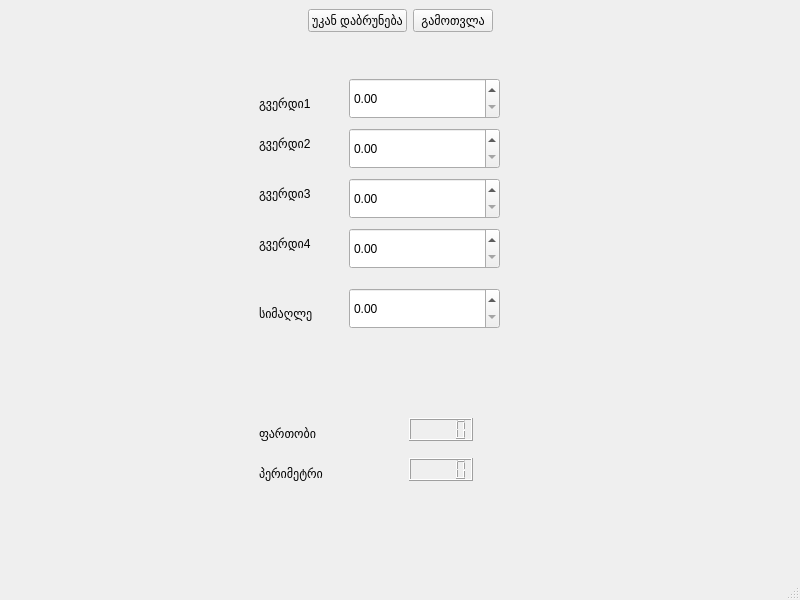
<?xml version="1.0" encoding="UTF-8"?>
<ui version="4.0">
 <class>MainWindow</class>
 <widget class="QMainWindow" name="MainWindow">
  <property name="geometry">
   <rect>
    <x>0</x>
    <y>0</y>
    <width>800</width>
    <height>600</height>
   </rect>
  </property>
  <property name="windowTitle">
   <string>MainWindow</string>
  </property>
  <widget class="QWidget" name="centralwidget">
   <layout class="QGridLayout" name="gridLayout_2">
    <item row="0" column="1">
     <widget class="QPushButton" name="back">
      <property name="sizePolicy">
       <sizepolicy hsizetype="Minimum" vsizetype="Minimum">
        <horstretch>0</horstretch>
        <verstretch>0</verstretch>
       </sizepolicy>
      </property>
      <property name="text">
       <string>უკან დაბრუნება</string>
      </property>
     </widget>
    </item>
    <item row="0" column="0">
     <spacer name="horizontalSpacer_3">
      <property name="orientation">
       <enum>Qt::Horizontal</enum>
      </property>
      <property name="sizeHint" stdset="0">
       <size>
        <width>40</width>
        <height>20</height>
       </size>
      </property>
     </spacer>
    </item>
    <item row="0" column="2">
     <widget class="QPushButton" name="calculate">
      <property name="text">
       <string>გამოთვლა</string>
      </property>
     </widget>
    </item>
    <item row="0" column="3">
     <spacer name="horizontalSpacer_4">
      <property name="orientation">
       <enum>Qt::Horizontal</enum>
      </property>
      <property name="sizeHint" stdset="0">
       <size>
        <width>40</width>
        <height>20</height>
       </size>
      </property>
     </spacer>
    </item>
    <item row="1" column="0" colspan="4">
     <widget class="QStackedWidget" name="stackedWidget">
      <property name="currentIndex">
       <number>4</number>
      </property>
      <widget class="QWidget" name="main">
       <layout class="QGridLayout" name="gridLayout_3">
        <item row="0" column="1">
         <spacer name="verticalSpacer">
          <property name="orientation">
           <enum>Qt::Vertical</enum>
          </property>
          <property name="sizeHint" stdset="0">
           <size>
            <width>20</width>
            <height>40</height>
           </size>
          </property>
         </spacer>
        </item>
        <item row="5" column="1">
         <spacer name="verticalSpacer_2">
          <property name="orientation">
           <enum>Qt::Vertical</enum>
          </property>
          <property name="sizeHint" stdset="0">
           <size>
            <width>20</width>
            <height>40</height>
           </size>
          </property>
         </spacer>
        </item>
        <item row="4" column="1">
         <widget class="QRadioButton" name="kvadrati">
          <property name="text">
           <string>კვადრატი</string>
          </property>
          <attribute name="buttonGroup">
           <string notr="true">shape_group</string>
          </attribute>
         </widget>
        </item>
        <item row="3" column="1">
         <widget class="QRadioButton" name="trapecia">
          <property name="text">
           <string>ტრაპეცია</string>
          </property>
          <attribute name="buttonGroup">
           <string notr="true">shape_group</string>
          </attribute>
         </widget>
        </item>
        <item row="2" column="1">
         <widget class="QRadioButton" name="samkutxedi">
          <property name="text">
           <string>სამკუთხედი</string>
          </property>
          <attribute name="buttonGroup">
           <string notr="true">shape_group</string>
          </attribute>
         </widget>
        </item>
        <item row="2" column="0">
         <spacer name="horizontalSpacer">
          <property name="orientation">
           <enum>Qt::Horizontal</enum>
          </property>
          <property name="sizeHint" stdset="0">
           <size>
            <width>40</width>
            <height>20</height>
           </size>
          </property>
         </spacer>
        </item>
        <item row="1" column="1">
         <widget class="QRadioButton" name="wre">
          <property name="text">
           <string>წრე</string>
          </property>
          <property name="autoExclusive">
           <bool>true</bool>
          </property>
          <attribute name="buttonGroup">
           <string notr="true">shape_group</string>
          </attribute>
         </widget>
        </item>
        <item row="2" column="2">
         <spacer name="horizontalSpacer_2">
          <property name="orientation">
           <enum>Qt::Horizontal</enum>
          </property>
          <property name="sizeHint" stdset="0">
           <size>
            <width>40</width>
            <height>20</height>
           </size>
          </property>
         </spacer>
        </item>
        <item row="5" column="2">
         <widget class="QPushButton" name="select">
          <property name="text">
           <string>არჩევა</string>
          </property>
         </widget>
        </item>
       </layout>
      </widget>
      <widget class="QWidget" name="samkutxedi_page">
       <widget class="QLabel" name="label_4">
        <property name="geometry">
         <rect>
          <x>150</x>
          <y>16</y>
          <width>71</width>
          <height>31</height>
         </rect>
        </property>
        <property name="text">
         <string>გვერდი1</string>
        </property>
       </widget>
       <widget class="QDoubleSpinBox" name="s1">
        <property name="geometry">
         <rect>
          <x>280</x>
          <y>10</y>
          <width>151</width>
          <height>41</height>
         </rect>
        </property>
       </widget>
       <widget class="QLabel" name="label_5">
        <property name="geometry">
         <rect>
          <x>150</x>
          <y>70</y>
          <width>71</width>
          <height>31</height>
         </rect>
        </property>
        <property name="text">
         <string>გვერდი2</string>
        </property>
       </widget>
       <widget class="QDoubleSpinBox" name="s2">
        <property name="geometry">
         <rect>
          <x>280</x>
          <y>60</y>
          <width>151</width>
          <height>41</height>
         </rect>
        </property>
       </widget>
       <widget class="QLabel" name="label_6">
        <property name="geometry">
         <rect>
          <x>150</x>
          <y>120</y>
          <width>71</width>
          <height>31</height>
         </rect>
        </property>
        <property name="text">
         <string>გვერდი3</string>
        </property>
       </widget>
       <widget class="QDoubleSpinBox" name="s3">
        <property name="geometry">
         <rect>
          <x>280</x>
          <y>110</y>
          <width>151</width>
          <height>41</height>
         </rect>
        </property>
       </widget>
       <widget class="QLabel" name="label_7">
        <property name="geometry">
         <rect>
          <x>260</x>
          <y>270</y>
          <width>101</width>
          <height>17</height>
         </rect>
        </property>
        <property name="text">
         <string>ფართობი</string>
        </property>
       </widget>
       <widget class="QLabel" name="label_8">
        <property name="geometry">
         <rect>
          <x>260</x>
          <y>320</y>
          <width>111</width>
          <height>17</height>
         </rect>
        </property>
        <property name="text">
         <string>პერიმეტრი</string>
        </property>
       </widget>
       <widget class="QLCDNumber" name="lcd_s_area">
        <property name="geometry">
         <rect>
          <x>390</x>
          <y>270</y>
          <width>64</width>
          <height>23</height>
         </rect>
        </property>
       </widget>
       <widget class="QLCDNumber" name="lcd_s_perimeter">
        <property name="geometry">
         <rect>
          <x>390</x>
          <y>320</y>
          <width>64</width>
          <height>23</height>
         </rect>
        </property>
       </widget>
      </widget>
      <widget class="QWidget" name="wre_page">
       <widget class="QDoubleSpinBox" name="r1">
        <property name="geometry">
         <rect>
          <x>220</x>
          <y>30</y>
          <width>151</width>
          <height>41</height>
         </rect>
        </property>
       </widget>
       <widget class="QLabel" name="label">
        <property name="geometry">
         <rect>
          <x>126</x>
          <y>36</y>
          <width>71</width>
          <height>31</height>
         </rect>
        </property>
        <property name="text">
         <string>რადიუსი</string>
        </property>
       </widget>
       <widget class="QLabel" name="label_2">
        <property name="geometry">
         <rect>
          <x>130</x>
          <y>200</y>
          <width>121</width>
          <height>17</height>
         </rect>
        </property>
        <property name="text">
         <string>ფართობი</string>
        </property>
       </widget>
       <widget class="QLabel" name="label_3">
        <property name="geometry">
         <rect>
          <x>130</x>
          <y>260</y>
          <width>67</width>
          <height>17</height>
         </rect>
        </property>
        <property name="text">
         <string>სიგრძე</string>
        </property>
       </widget>
       <widget class="QLCDNumber" name="lcd_r_area">
        <property name="geometry">
         <rect>
          <x>230</x>
          <y>200</y>
          <width>64</width>
          <height>23</height>
         </rect>
        </property>
       </widget>
       <widget class="QLCDNumber" name="lcd_r_perimeter">
        <property name="geometry">
         <rect>
          <x>230</x>
          <y>260</y>
          <width>64</width>
          <height>23</height>
         </rect>
        </property>
       </widget>
      </widget>
      <widget class="QWidget" name="kvadrati_page">
       <layout class="QGridLayout" name="gridLayout">
        <item row="0" column="0">
         <widget class="QLabel" name="label_14">
          <property name="text">
           <string>გვერდი1</string>
          </property>
         </widget>
        </item>
        <item row="0" column="1">
         <widget class="QDoubleSpinBox" name="sq_1"/>
        </item>
        <item row="1" column="0">
         <widget class="QLabel" name="label_15">
          <property name="text">
           <string>ფართობი</string>
          </property>
         </widget>
        </item>
        <item row="1" column="1">
         <widget class="QLCDNumber" name="lcd_sq_area"/>
        </item>
        <item row="2" column="0">
         <widget class="QLabel" name="label_16">
          <property name="text">
           <string>პერიმეტრი</string>
          </property>
         </widget>
        </item>
        <item row="2" column="1">
         <widget class="QLCDNumber" name="lcd_sq_perimeter"/>
        </item>
       </layout>
      </widget>
      <widget class="QWidget" name="trapecia_page">
       <widget class="QLabel" name="label_9">
        <property name="geometry">
         <rect>
          <x>250</x>
          <y>50</y>
          <width>71</width>
          <height>31</height>
         </rect>
        </property>
        <property name="text">
         <string>გვერდი1</string>
        </property>
       </widget>
       <widget class="QDoubleSpinBox" name="t1">
        <property name="geometry">
         <rect>
          <x>340</x>
          <y>40</y>
          <width>151</width>
          <height>41</height>
         </rect>
        </property>
       </widget>
       <widget class="QDoubleSpinBox" name="t2">
        <property name="geometry">
         <rect>
          <x>340</x>
          <y>90</y>
          <width>151</width>
          <height>41</height>
         </rect>
        </property>
       </widget>
       <widget class="QLabel" name="label_10">
        <property name="geometry">
         <rect>
          <x>250</x>
          <y>90</y>
          <width>71</width>
          <height>31</height>
         </rect>
        </property>
        <property name="text">
         <string>გვერდი2</string>
        </property>
       </widget>
       <widget class="QLabel" name="label_11">
        <property name="geometry">
         <rect>
          <x>250</x>
          <y>260</y>
          <width>71</width>
          <height>31</height>
         </rect>
        </property>
        <property name="text">
         <string>სიმაღლე</string>
        </property>
       </widget>
       <widget class="QDoubleSpinBox" name="h">
        <property name="geometry">
         <rect>
          <x>340</x>
          <y>250</y>
          <width>151</width>
          <height>41</height>
         </rect>
        </property>
       </widget>
       <widget class="QLCDNumber" name="lcd_t_area">
        <property name="geometry">
         <rect>
          <x>400</x>
          <y>380</y>
          <width>64</width>
          <height>23</height>
         </rect>
        </property>
       </widget>
       <widget class="QLCDNumber" name="lcd_t_perimeter">
        <property name="geometry">
         <rect>
          <x>400</x>
          <y>420</y>
          <width>64</width>
          <height>23</height>
         </rect>
        </property>
       </widget>
       <widget class="QLabel" name="label_12">
        <property name="geometry">
         <rect>
          <x>250</x>
          <y>380</y>
          <width>71</width>
          <height>31</height>
         </rect>
        </property>
        <property name="text">
         <string>ფართობი</string>
        </property>
       </widget>
       <widget class="QLabel" name="label_13">
        <property name="geometry">
         <rect>
          <x>250</x>
          <y>420</y>
          <width>91</width>
          <height>31</height>
         </rect>
        </property>
        <property name="text">
         <string>პერიმეტრი</string>
        </property>
       </widget>
       <widget class="QLabel" name="label_17">
        <property name="geometry">
         <rect>
          <x>250</x>
          <y>190</y>
          <width>71</width>
          <height>31</height>
         </rect>
        </property>
        <property name="text">
         <string>გვერდი4</string>
        </property>
       </widget>
       <widget class="QLabel" name="label_18">
        <property name="geometry">
         <rect>
          <x>250</x>
          <y>140</y>
          <width>71</width>
          <height>31</height>
         </rect>
        </property>
        <property name="text">
         <string>გვერდი3</string>
        </property>
       </widget>
       <widget class="QDoubleSpinBox" name="t4">
        <property name="geometry">
         <rect>
          <x>340</x>
          <y>190</y>
          <width>151</width>
          <height>41</height>
         </rect>
        </property>
       </widget>
       <widget class="QDoubleSpinBox" name="t3">
        <property name="geometry">
         <rect>
          <x>340</x>
          <y>140</y>
          <width>151</width>
          <height>41</height>
         </rect>
        </property>
       </widget>
      </widget>
     </widget>
    </item>
   </layout>
  </widget>
  <widget class="QMenuBar" name="menubar">
   <property name="geometry">
    <rect>
     <x>0</x>
     <y>0</y>
     <width>800</width>
     <height>22</height>
    </rect>
   </property>
  </widget>
  <widget class="QStatusBar" name="statusbar"/>
 </widget>
 <resources/>
 <connections/>
 <buttongroups>
  <buttongroup name="shape_group"/>
 </buttongroups>
</ui>
